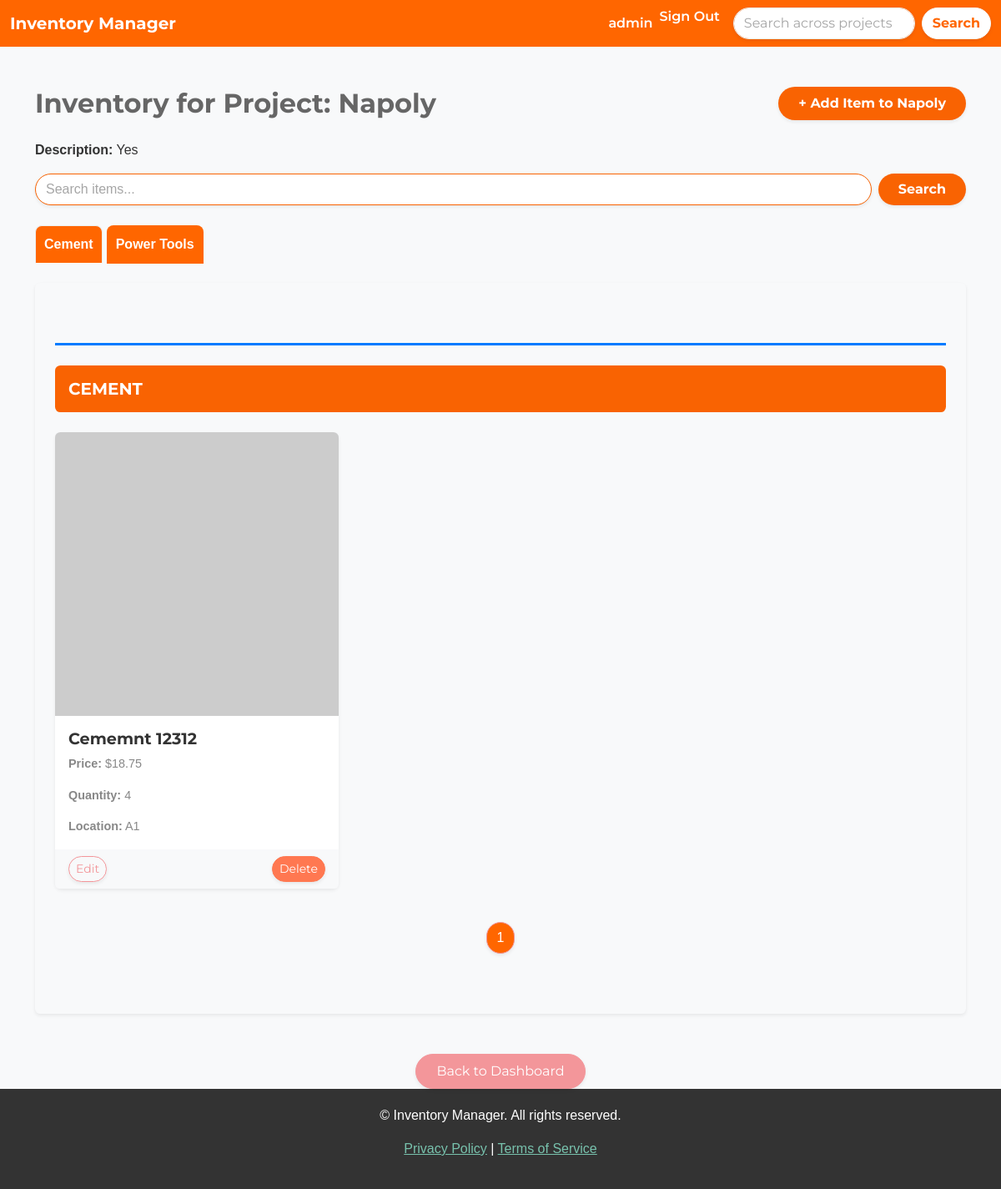
The page /project/8/inventory/ (signed in) on the database as committed earlier.
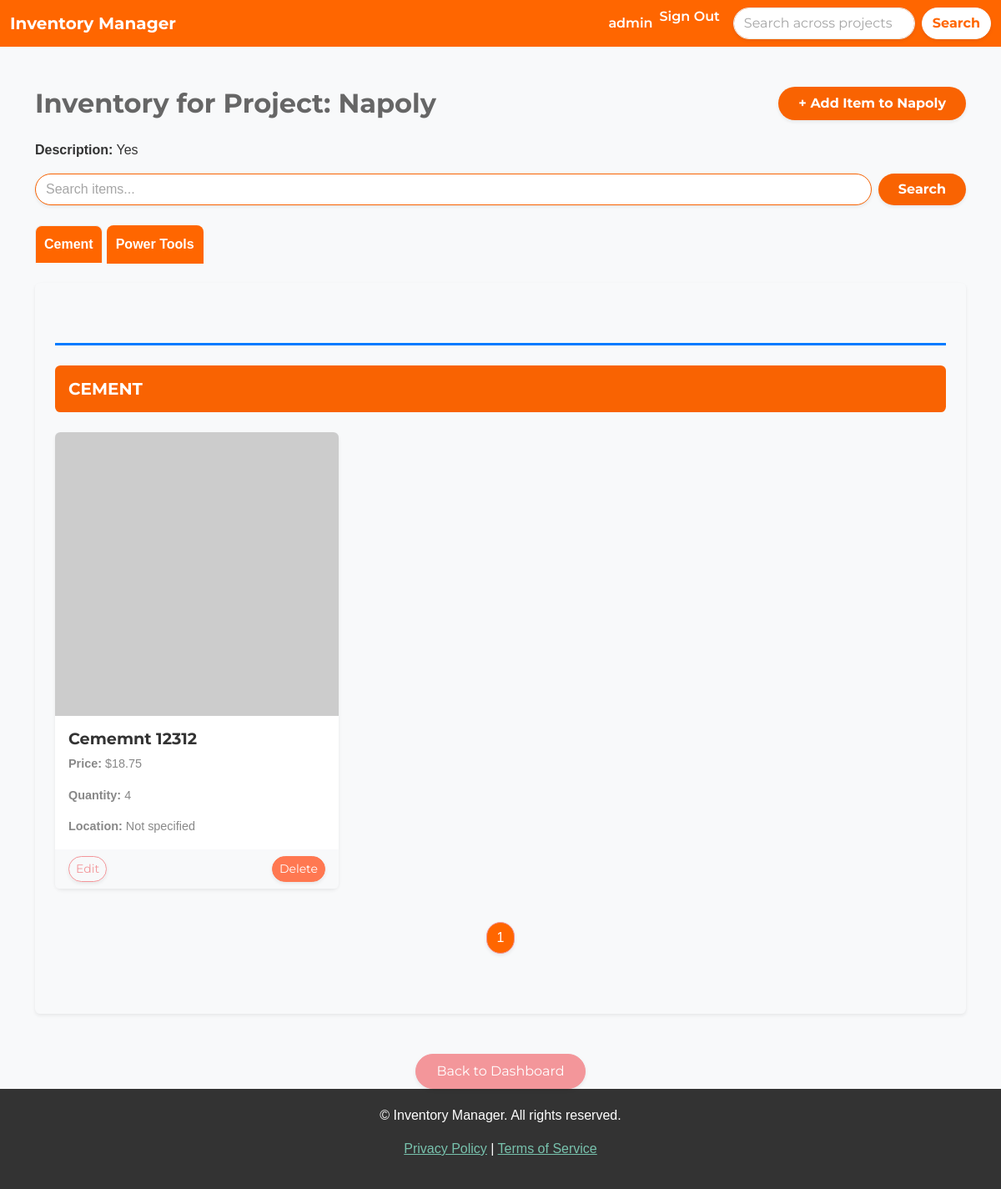
The same page on the database as committed later.
### inventory/models.py (models this page shows, shortened)
class InventoryItem(models.Model):
    name = models.CharField(max_length=200)
    quantity = models.IntegerField()
    category = models.ForeignKey('Category', on_delete=models.SET_NULL, blank=True, null=True)
    price = models.DecimalField(max_digits=10, decimal_places=2, blank=True, null=True)
    date_created = models.DateTimeField(auto_now_add=True)
    user = models.ForeignKey(User, on_delete=models.CASCADE)
    project = models.ForeignKey(Project, on_delete=models.CASCADE, related_name="inventory_items", blank=False, null=False)
    image = models.ImageField(upload_to='inventory_images/', null=True, blank=True)
    location = models.ForeignKey('Location', on_delete=models.SET_NULL, blank=True, null=True)

class Location(models.Model):
    name = models.CharField(max_length=100)

### inventory/views.py (the view)
# urls.py: path('project/<int:project_id>/inventory/', ProjectInventoryView.as_view(), name='project_inventory'),  # Inventory page for each project
class ProjectInventoryView(LoginRequiredMixin, View):
    template_name = 'inventory/project_inventory.html'
    def get(self, request, project_id):
        project = get_object_or_404(Project, id=project_id)
        search_query = request.GET.get('search', '')
        items = InventoryItem.objects.filter(project=project)
        if search_query:
            items = items.filter(name__icontains=search_query)
        items = items.order_by('category__name', 'name')
        paginated_inventory = {}
        items_per_page = 9
        for item in items:
            category = item.category.name if item.category else 'Uncategorized'
            if category not in paginated_inventory:
                paginated_inventory[category] = []
            paginated_inventory[category].append(item)
        category_pages = {}
        active_category = request.GET.get('active_category', list(paginated_inventory.keys())[0])  # Default to first category
        for category, item_list in paginated_inventory.items():
            paginator = Paginator(item_list, items_per_page)
            page_number = request.GET.get(f'page_{category}', 1)
            category_pages[category] = paginator.get_page(page_number)
        return render(request, self.template_name, {
            'project': project,
            'grouped_inventory': category_pages,
            'active_category': active_category,
        })

### inventory/templates/inventory/project_inventory.html (shortened to what the changed rows need)
{% extends 'inventory/base.html' %}
{% load crispy_forms_tags %}
{% block content %}
    <div class="container mt-5">
        <div class="d-flex justify-content-between align-items-center mb-4">
            <h2 class="mb-0" style="color: var(--dark-grey); font-weight: bold;">Inventory for Project: {{ project.name }}</h2>
        </div>
        <div class="card shadow-sm p-4 mb-5 rounded" style="border: none; background-color: var(--light-grey);">
            <div class="tab-content">
                {% if grouped_inventory %}
                    {% for category, items in grouped_inventory.items %}
                        <div class="tab-pane fade {% if category == active_category %}show active{% endif %}" id="category_{{ forloop.counter }}">
                            <div class="category-section my-5">
                                <h5 class="category-title p-3 rounded" style="background-color: var(--primary-color); color: white; font-weight: bold;">
                                    {{ category }}
                                </h5>
                                <div class="row mt-4">
                                    {% for item in items %}
                                        <div class="col-md-4 col-sm-6 mb-4">
                                            <div class="card h-100 shadow-sm" style="border-radius: 8px;">
                                                {% if item.image %}
                                                    <img src="{{ item.image.url }}" class="card-img-top rounded-top" alt="{{ item.name }}">
                                                {% else %}
                                                    <img src="https://via.placeholder.com/150" class="card-img-top rounded-top" alt="Placeholder Image">
                                                {% endif %}
                                                <div class="card-body">
                                                    <h5 class="card-title" style="color: var(--secondary-color); font-weight: bold;">{{ item.name }}</h5>
                                                    <p class="card-text"><strong>Price:</strong> ${{ item.price }}</p>
                                                    <p class="card-text"><strong>Quantity:</strong> {{ item.quantity }}</p>
                                                    {% if item.location %}
                                                        <p class="card-text"><strong>Location:</strong> {{ item.location.name }}</p>
                                                    {% else %}
                                                        <p class="card-text"><strong>Location:</strong> Not specified</p>
                                                    {% endif %}
                                                </div>
                                                <div class="card-footer d-flex justify-content-between" style="background-color: var(--light-grey); border-top: none;">
                                                    <a href="{% url 'edit-item' item.id %}" class="btn btn-outline-secondary btn-sm rounded-pill shadow-sm">Edit</a>
                                                    <a href="{% url 'delete-item' item.id %}" class="btn btn-danger btn-sm rounded-pill shadow-sm">Delete</a>
                                                </div>
                                            </div>
                                        </div>
                                    {% endfor %}
                                </div>
                                <div class="pagination-controls mt-3">
                                    <nav aria-label="Page navigation">
                                        <ul class="pagination justify-content-center">
                                            {% for num in items.paginator.page_range %}
                                                <li class="page-item {% if items.number == num %}active{% endif %}">
                                                    <a class="page-link rounded-pill shadow-sm {% if items.number == num %}text-white{% else %}text-dark{% endif %}"
                                                       href="?page_{{ category }}={{ num }}&active_category={{ category }}"
                                                       style="{% if items.number == num %} background-color: #ff6600; color: white; {% else %} background-color: #f5f5f5; color: #444444; border: 1px solid #e0e0e0; {% endif %}">
                                                        {{ num }}
                                                    </a>
                                                </li>
                                            {% endfor %}
                                        </ul>
                                    </nav>
                                </div>
                            </div>
                        </div>
                    {% endfor %}
                {% else %}
                    <p style="color: var(--dark-grey);">No inventory items available for this project.</p>
                {% endif %}
            </div>
        </div>
    </div>
{% endblock %}

Rows that differ between the two databases and show on the page:
changed InventoryItem "Cememnt 12312": location_id 1 → empty (drawn)
Other text that changed with them:
list line gone: "Location: A1"
new list line: "Location: Not specified"
